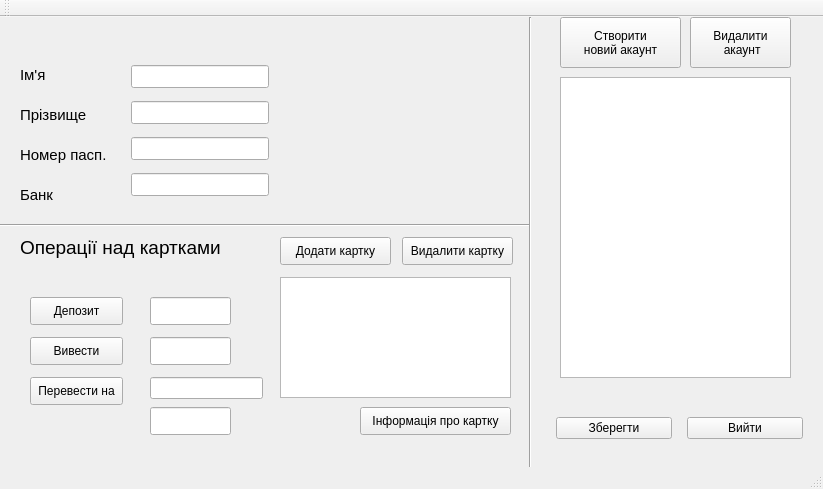
<?xml version="1.0" encoding="UTF-8"?>
<ui version="4.0">
 <class>MainWindow</class>
 <widget class="QMainWindow" name="MainWindow">
  <property name="geometry">
   <rect>
    <x>0</x>
    <y>0</y>
    <width>823</width>
    <height>489</height>
   </rect>
  </property>
  <property name="windowTitle">
   <string>MainWindow</string>
  </property>
  <widget class="QWidget" name="centralWidget">
   <widget class="QWidget" name="layoutWidget">
    <property name="geometry">
     <rect>
      <x>554</x>
      <y>391</y>
      <width>251</width>
      <height>41</height>
     </rect>
    </property>
    <layout class="QHBoxLayout" name="Buttons">
     <property name="spacing">
      <number>15</number>
     </property>
     <property name="leftMargin">
      <number>2</number>
     </property>
     <property name="topMargin">
      <number>2</number>
     </property>
     <property name="rightMargin">
      <number>2</number>
     </property>
     <property name="bottomMargin">
      <number>2</number>
     </property>
     <item>
      <widget class="QPushButton" name="SaveButton">
       <property name="text">
        <string>Зберегти</string>
       </property>
      </widget>
     </item>
     <item>
      <widget class="QPushButton" name="ExitButton">
       <property name="text">
        <string>Вийти</string>
       </property>
      </widget>
     </item>
    </layout>
   </widget>
   <widget class="QListWidget" name="AccountList">
    <property name="geometry">
     <rect>
      <x>560</x>
      <y>60</y>
      <width>231</width>
      <height>301</height>
     </rect>
    </property>
    <property name="font">
     <font>
      <pointsize>11</pointsize>
     </font>
    </property>
   </widget>
   <widget class="QWidget" name="verticalLayoutWidget">
    <property name="geometry">
     <rect>
      <x>120</x>
      <y>30</y>
      <width>160</width>
      <height>171</height>
     </rect>
    </property>
    <layout class="QVBoxLayout" name="verticalLayout">
     <item>
      <widget class="QLineEdit" name="lineName">
       <property name="font">
        <font>
         <pointsize>10</pointsize>
         <italic>true</italic>
        </font>
       </property>
      </widget>
     </item>
     <item>
      <widget class="QLineEdit" name="lineSurn">
       <property name="font">
        <font>
         <pointsize>10</pointsize>
         <italic>true</italic>
        </font>
       </property>
      </widget>
     </item>
     <item>
      <widget class="QLineEdit" name="linePasp">
       <property name="sizePolicy">
        <sizepolicy hsizetype="Expanding" vsizetype="Fixed">
         <horstretch>0</horstretch>
         <verstretch>0</verstretch>
        </sizepolicy>
       </property>
       <property name="baseSize">
        <size>
         <width>0</width>
         <height>0</height>
        </size>
       </property>
       <property name="font">
        <font>
         <pointsize>10</pointsize>
         <italic>true</italic>
        </font>
       </property>
      </widget>
     </item>
     <item>
      <widget class="QLineEdit" name="lineBank">
       <property name="font">
        <font>
         <pointsize>10</pointsize>
         <italic>true</italic>
        </font>
       </property>
      </widget>
     </item>
    </layout>
   </widget>
   <widget class="QLineEdit" name="lineDeposit">
    <property name="geometry">
     <rect>
      <x>150</x>
      <y>280</y>
      <width>81</width>
      <height>28</height>
     </rect>
    </property>
   </widget>
   <widget class="QLineEdit" name="lineWithdraw">
    <property name="geometry">
     <rect>
      <x>150</x>
      <y>320</y>
      <width>81</width>
      <height>28</height>
     </rect>
    </property>
   </widget>
   <widget class="QLineEdit" name="lineNumCard">
    <property name="geometry">
     <rect>
      <x>150</x>
      <y>360</y>
      <width>113</width>
      <height>22</height>
     </rect>
    </property>
   </widget>
   <widget class="QPushButton" name="ButtonCreateAcc">
    <property name="geometry">
     <rect>
      <x>560</x>
      <y>0</y>
      <width>121</width>
      <height>51</height>
     </rect>
    </property>
    <property name="text">
     <string>Створити 
новий акаунт</string>
    </property>
   </widget>
   <widget class="Line" name="line">
    <property name="geometry">
     <rect>
      <x>0</x>
      <y>200</y>
      <width>531</width>
      <height>16</height>
     </rect>
    </property>
    <property name="orientation">
     <enum>Qt::Horizontal</enum>
    </property>
   </widget>
   <widget class="QPushButton" name="ButtonDeposit">
    <property name="geometry">
     <rect>
      <x>30</x>
      <y>280</y>
      <width>93</width>
      <height>28</height>
     </rect>
    </property>
    <property name="text">
     <string>Депозит</string>
    </property>
   </widget>
   <widget class="QPushButton" name="ButtonWithdraw">
    <property name="geometry">
     <rect>
      <x>30</x>
      <y>320</y>
      <width>93</width>
      <height>28</height>
     </rect>
    </property>
    <property name="text">
     <string>Вивести</string>
    </property>
   </widget>
   <widget class="QPushButton" name="ButtonTransfer">
    <property name="geometry">
     <rect>
      <x>30</x>
      <y>360</y>
      <width>93</width>
      <height>28</height>
     </rect>
    </property>
    <property name="text">
     <string>Перевести на</string>
    </property>
   </widget>
   <widget class="QPushButton" name="ButtonAddCard">
    <property name="geometry">
     <rect>
      <x>280</x>
      <y>220</y>
      <width>111</width>
      <height>28</height>
     </rect>
    </property>
    <property name="text">
     <string>Додати картку</string>
    </property>
   </widget>
   <widget class="QLineEdit" name="lineSum">
    <property name="geometry">
     <rect>
      <x>150</x>
      <y>390</y>
      <width>81</width>
      <height>28</height>
     </rect>
    </property>
   </widget>
   <widget class="QPushButton" name="ButtonCardInfo">
    <property name="geometry">
     <rect>
      <x>360</x>
      <y>390</y>
      <width>151</width>
      <height>28</height>
     </rect>
    </property>
    <property name="text">
     <string>Інформація про картку</string>
    </property>
   </widget>
   <widget class="QPushButton" name="ButtonDeleteCard">
    <property name="geometry">
     <rect>
      <x>402</x>
      <y>220</y>
      <width>111</width>
      <height>28</height>
     </rect>
    </property>
    <property name="text">
     <string>Видалити картку</string>
    </property>
   </widget>
   <widget class="QLabel" name="labelName">
    <property name="geometry">
     <rect>
      <x>20</x>
      <y>50</y>
      <width>81</width>
      <height>16</height>
     </rect>
    </property>
    <property name="font">
     <font>
      <pointsize>11</pointsize>
     </font>
    </property>
    <property name="text">
     <string>Ім'я</string>
    </property>
   </widget>
   <widget class="QLabel" name="labelSurn">
    <property name="geometry">
     <rect>
      <x>20</x>
      <y>90</y>
      <width>91</width>
      <height>16</height>
     </rect>
    </property>
    <property name="font">
     <font>
      <pointsize>11</pointsize>
     </font>
    </property>
    <property name="text">
     <string>Прізвище</string>
    </property>
   </widget>
   <widget class="QLabel" name="labelPasp">
    <property name="geometry">
     <rect>
      <x>20</x>
      <y>130</y>
      <width>101</width>
      <height>16</height>
     </rect>
    </property>
    <property name="font">
     <font>
      <pointsize>11</pointsize>
     </font>
    </property>
    <property name="text">
     <string>Номер пасп.</string>
    </property>
   </widget>
   <widget class="QLabel" name="labelBank">
    <property name="geometry">
     <rect>
      <x>20</x>
      <y>170</y>
      <width>55</width>
      <height>16</height>
     </rect>
    </property>
    <property name="font">
     <font>
      <pointsize>11</pointsize>
     </font>
    </property>
    <property name="text">
     <string>Банк</string>
    </property>
   </widget>
   <widget class="QListWidget" name="listCard">
    <property name="geometry">
     <rect>
      <x>280</x>
      <y>260</y>
      <width>231</width>
      <height>121</height>
     </rect>
    </property>
    <property name="font">
     <font>
      <pointsize>11</pointsize>
     </font>
    </property>
   </widget>
   <widget class="QPushButton" name="ButtonDeleteAcc">
    <property name="geometry">
     <rect>
      <x>690</x>
      <y>0</y>
      <width>101</width>
      <height>51</height>
     </rect>
    </property>
    <property name="text">
     <string>Видалити
 акаунт</string>
    </property>
   </widget>
   <widget class="QLabel" name="label">
    <property name="geometry">
     <rect>
      <x>20</x>
      <y>200</y>
      <width>241</width>
      <height>61</height>
     </rect>
    </property>
    <property name="font">
     <font>
      <family>Segoe UI</family>
      <pointsize>14</pointsize>
     </font>
    </property>
    <property name="text">
     <string>Операції над картками</string>
    </property>
   </widget>
   <widget class="Line" name="line_2">
    <property name="geometry">
     <rect>
      <x>505</x>
      <y>0</y>
      <width>51</width>
      <height>451</height>
     </rect>
    </property>
    <property name="orientation">
     <enum>Qt::Vertical</enum>
    </property>
   </widget>
   <zorder>layoutWidget</zorder>
   <zorder>verticalLayoutWidget</zorder>
   <zorder>lineDeposit</zorder>
   <zorder>lineWithdraw</zorder>
   <zorder>lineNumCard</zorder>
   <zorder>ButtonCreateAcc</zorder>
   <zorder>line</zorder>
   <zorder>AccountList</zorder>
   <zorder>ButtonDeposit</zorder>
   <zorder>ButtonWithdraw</zorder>
   <zorder>ButtonTransfer</zorder>
   <zorder>ButtonAddCard</zorder>
   <zorder>lineSum</zorder>
   <zorder>ButtonCardInfo</zorder>
   <zorder>ButtonDeleteCard</zorder>
   <zorder>labelName</zorder>
   <zorder>labelSurn</zorder>
   <zorder>labelPasp</zorder>
   <zorder>labelBank</zorder>
   <zorder>listCard</zorder>
   <zorder>ButtonDeleteAcc</zorder>
   <zorder>label</zorder>
   <zorder>line_2</zorder>
  </widget>
  <widget class="QMenuBar" name="menuBar">
   <property name="geometry">
    <rect>
     <x>0</x>
     <y>0</y>
     <width>823</width>
     <height>26</height>
    </rect>
   </property>
  </widget>
  <widget class="QToolBar" name="mainToolBar">
   <attribute name="toolBarArea">
    <enum>TopToolBarArea</enum>
   </attribute>
   <attribute name="toolBarBreak">
    <bool>false</bool>
   </attribute>
  </widget>
  <widget class="QStatusBar" name="statusBar"/>
 </widget>
 <layoutdefault spacing="6" margin="11"/>
 <resources/>
 <connections/>
</ui>
